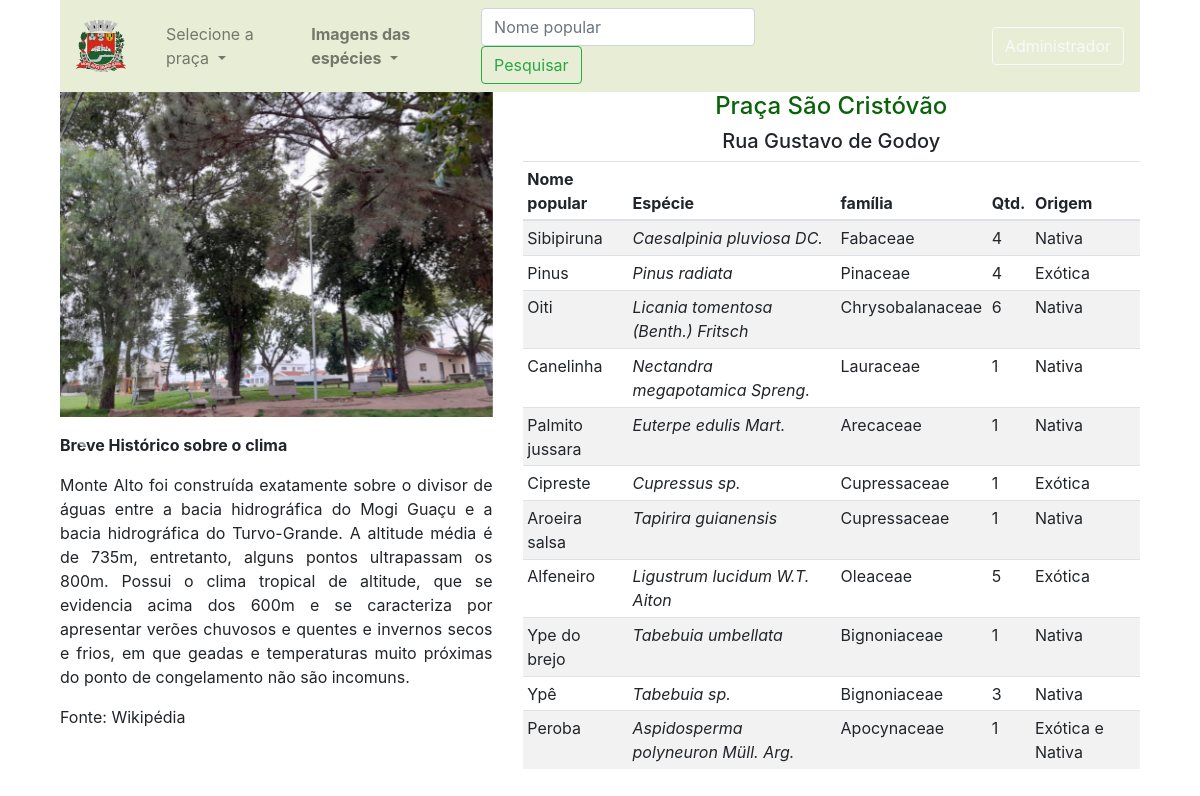
Screenshot of /praca/1 with the database file from the repository.
### app_arbo/trees/models.py (models this page shows, shortened)
class Praca(db.Model):
    id=db.Column(db.Integer,primary_key=True)
    name=db.Column(db.String(30),nullable=False,unique=True)
    end=db.Column(db.String(100),nullable=False,unique=False)
    desc=db.Column(db.String(500),nullable=False,unique=False)
    image_1=db.Column(db.String(30),nullable=False,unique=True)
    image_2=db.Column(db.String(30),nullable=False,unique=True)
    image_3=db.Column(db.String(30),nullable=False,unique=True)

class Addarvore(db.Model):
    id = db.Column(db.Integer, primary_key=True)
    qtd = db.Column(db.Integer, nullable=False)
    origem = db.Column(db.String(80), nullable=False)
    praca_id = db.Column(db.Integer, db.ForeignKey('praca.id'),nullable=False)
    praca = db.relationship('Praca', backref=db.backref('pracas', lazy=True))
    arvore_id = db.Column(db.Integer, db.ForeignKey('arvore.id'),nullable=False)
    arvore = db.relationship('Arvore', backref=db.backref('arvores', lazy=True))
    familia_id = db.Column(db.Integer, db.ForeignKey('familia.id'),nullable=False)
    familia = db.relationship('Familia', backref=db.backref('familias', lazy=True))

class Arvore (db.Model):
    id=db.Column(db.Integer,primary_key=True)
    name=db.Column(db.String(30),nullable=False,unique=True)
    especie=db.Column(db.String(100),nullable=False,unique=True)

class Familia(db.Model):
    id=db.Column(db.Integer,primary_key=True)
    name=db.Column(db.String(30),nullable=False,unique=True)

### app_arbo/trees/rotas.py (the view)
@app.route('/praca/<int:id>')
def get_praca(id):
    pracas = Praca.query.all()
    get_npraca = Praca.query.filter_by(id=id)
    get_image = Praca.query.filter_by(id=id)
    get_praca = Addarvore.query.filter_by(praca_id=id)
    return render_template('/trees/praca.html', pracas=pracas, get_praca=get_praca, get_npraca=get_npraca, get_image=get_image, title='Praças de Monte Alto - SP')

### app_arbo/templates/trees/praca.html (shortened to what this page needs)
{% extends 'layouts2.html' %}
{% block content %}
<div class="container">
    <div class="col-sm">
<nav class="navbar navbar-expand-lg navbar-light" style="background-color: #e8eed6">
  <a class="navbar-brand" href="/"><img class="navbar-brand" src="{{url_for('static', filename='images/brasao.png')}}"></a>
    <div class="collapse navbar-collapse" id="navbarSupportedContent">
      <ul class="navbar-nav mr-auto">
        <li class="nav-item dropdown">
          <a class="nav-link dropdown-toggle" href="#" id="navbarDropdown" role="button" data-toggle="dropdown" aria-haspopup="true" aria-expanded="false">
            Selecione a praça
          </a>
        </li>
        </ul>
        <ul class="navbar-nav mr-auto">
          <li class="nav-item dropdown">
            <a class="nav-link dropdown-toggle" href="#" id="navbarDropdown" role="button" data-toggle="dropdown" aria-haspopup="true" aria-expanded="false">
              <strong>Imagens das espécies</strong>
            </a>
            </li>
          </ul>
          <form class="form-inline my-2 my-lg-0" method="POST">
          <input class="form-control mr-sm-2" type="search" placeholder="Nome popular" autofocus="autofocus" name="search_string">
          <input class="btn btn-outline-success my-2 my-sm-0" type="submit" formaction="/search" value="Pesquisar">
        </form>
      <a href="{{url_for('admin')}}" class="btn btn-outline-light" style="margin-top: 0px; margin-left: 180px;">Administrador</a>
    </div>
  </nav>
</div>
<div class="container">
  {% for im in get_image %}
    <div class="row">
    <div class="col-md-5">
          <div id="carouselExampleIndicators" class="carousel slide" data-ride="carousel">
         <div class="carousel-inner">
          <div class="carousel-item active">
            <img class="d-block w-100" src="{{url_for('static', filename='images/'+ im.image_1)}}" alt="First slide">
          </div>
        </div>
        </div>
            <a class="carousel-control-prev" href="#carouselExampleIndicators" role="button" data-slide="prev">
          <span class="carousel-control-prev-icon" aria-hidden="true"></span>
            </a>
            <a class="carousel-control-next" href="#carouselExampleIndicators" role="button" data-slide="next">
          <span class="carousel-control-next-icon" aria-hidden="true"></span>
        </a>
        <div style="overflow:auto;">
        {% endfor %}
        {% for p in get_npraca %}
        <p>                                                                              <p style="text-align: justify;"><strong> Breve Histórico sobre o clima</strong><p style="text-align: justify;">Monte Alto foi construída exatamente sobre o divisor de águas entre a bacia hidrográfica do Mogi Guaçu e a bacia hidrográfica do Turvo-Grande. A altitude média é de 735m, entretanto, alguns pontos ultrapassam os 800m. Possui o clima tropical de altitude, que se evidencia acima dos 600m e se caracteriza por apresentar verões chuvosos e quentes e invernos secos e frios, em que geadas e temperaturas muito próximas do ponto de congelamento não são incomuns. </p>
        <p>Fonte: Wikipédia</p>
                                                                                                                                                                     </p>
  </div>
  </div>
    <div class="col-md-7">
          <h4 class="text-center"> {{p.name}}</h4>
          <h5 class="text-center"> {{p.end}}</h5>
          {% endfor %}
            <div class="col-md-14" >
              <table class="table table-sm table-striped">
                <thead>
                    <th>Nome popular</th>
                    <th>Espécie</th>
                    <th>família</th>
                    <th>Qtd.</th>
                    <th>Origem</th>
                    <th></th>
                 </thead>
                <tbody>
                    {% for arvore in get_praca %}
                    <tr>
                        <td>{{arvore.arvore.name}}</td>
                        <td><em>{{arvore.arvore.especie}}</em></a></td>
                        <td>{{arvore.familia.name}}</td>
                        <td>{{arvore.qtd}}</td>
                        <td>{{arvore.origem}}</td>
                        <td></td>
                    </div>
                </div>
                    {% endfor %}
{% endblock content %}

### app_arbo/templates/trees/praca.html (style rules this page uses)
h4 { color: #0a630a }
a:link, a:visited, a:active a:hover { text-decoration: none; }

### rows the page displays
Praca: image_1 (picture), name "Praça São Cristóvão", end "Rua Gustavo de Godoy"
Addarvore: arvore.name "Sibipiruna", arvore.especie "Caesalpinia pluviosa DC.", familia.name "Fabaceae", qtd "4", origem "Nativa"
Addarvore: arvore.name "Pinus", arvore.especie "Pinus radiata", familia.name "Pinaceae", qtd "4", origem "Exótica"
Addarvore: arvore.name "Oiti", arvore.especie "Licania tomentosa (Benth.) Fritsch", familia.name "Chrysobalanaceae", qtd "6", origem "Nativa"
Addarvore: arvore.name "Canelinha", arvore.especie "Nectandra megapotamica Spreng.", familia.name "Lauraceae", qtd "1", origem "Nativa"
Addarvore: arvore.name "Palmito jussara", arvore.especie "Euterpe edulis Mart.", familia.name "Arecaceae", qtd "1", origem "Nativa"
Addarvore: arvore.name "Cipreste", arvore.especie "Cupressus sp.", familia.name "Cupressaceae", qtd "1", origem "Exótica"
Addarvore: arvore.name "Aroeira salsa", arvore.especie "Tapirira guianensis", familia.name "Cupressaceae", qtd "1", origem "Nativa"
Addarvore: arvore.name "Alfeneiro", arvore.especie "Ligustrum lucidum W.T. Aiton", familia.name "Oleaceae", qtd "5", origem "Exótica"
Addarvore: arvore.name "Ype do brejo", arvore.especie "Tabebuia umbellata", familia.name "Bignoniaceae", qtd "1", origem "Nativa"
Addarvore: arvore.name "Ypê", arvore.especie "Tabebuia sp.", familia.name "Bignoniaceae", qtd "3", origem "Nativa"
Addarvore: arvore.name "Peroba", arvore.especie "Aspidosperma polyneuron Müll. Arg.", familia.name "Apocynaceae", qtd "1", origem "Exótica e Nativa"
